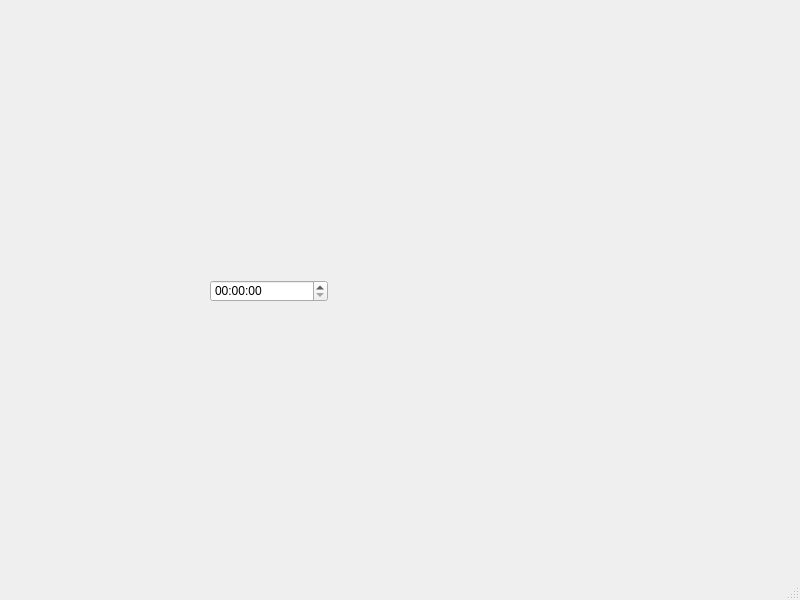
<?xml version="1.0" encoding="UTF-8"?>
<ui version="4.0">
 <class>MainWindow</class>
 <widget class="QMainWindow" name="MainWindow">
  <property name="geometry">
   <rect>
    <x>0</x>
    <y>0</y>
    <width>800</width>
    <height>600</height>
   </rect>
  </property>
  <property name="windowTitle">
   <string>MainWindow</string>
  </property>
  <widget class="QWidget" name="centralwidget">
   <widget class="QTimeEdit" name="timeEdit">
    <property name="geometry">
     <rect>
      <x>210</x>
      <y>280</y>
      <width>118</width>
      <height>22</height>
     </rect>
    </property>
   </widget>
  </widget>
  <widget class="QStatusBar" name="statusbar"/>
 </widget>
 <resources/>
 <connections/>
</ui>
